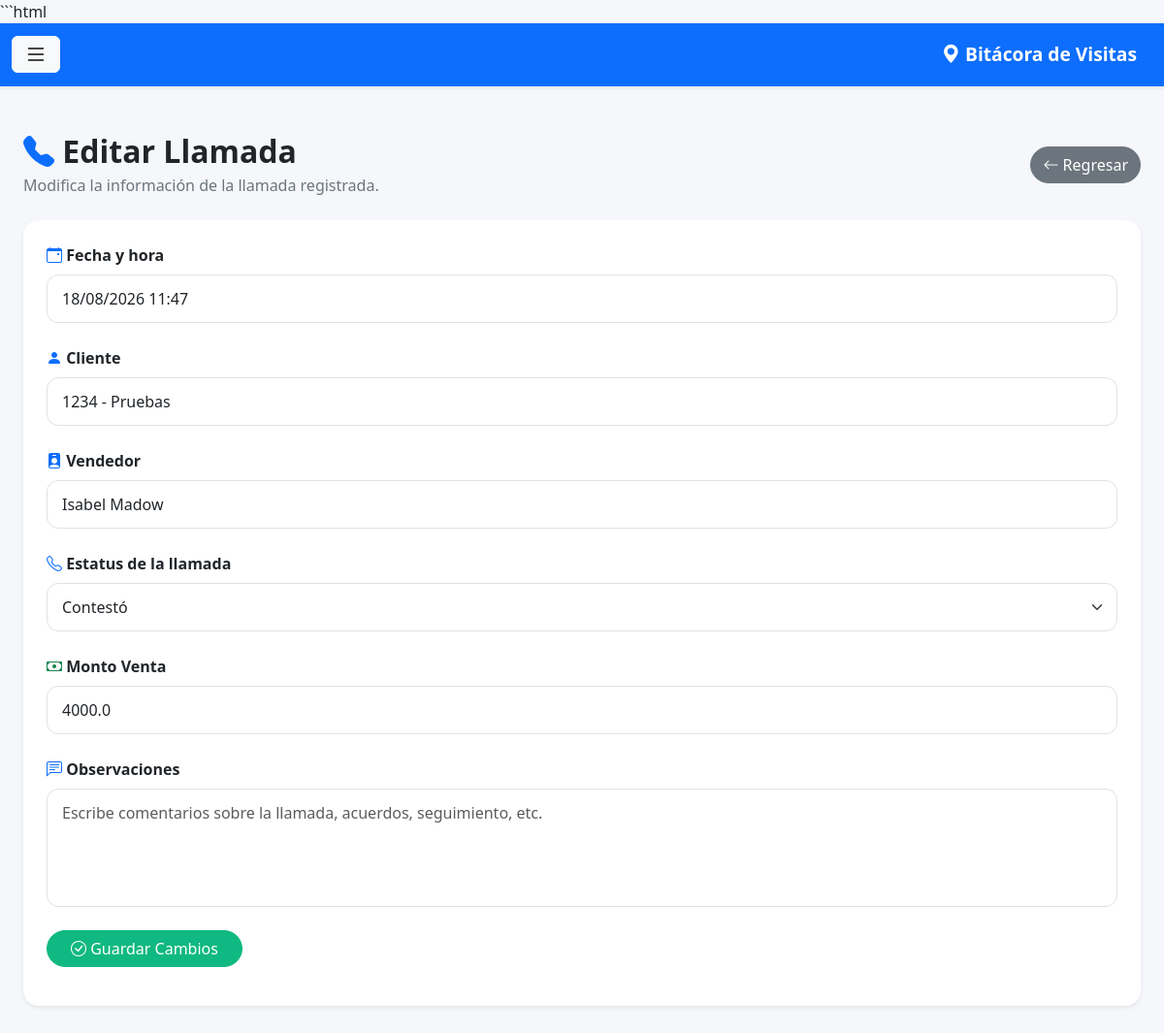
The page /llamada/editar/2 (signed in) on the database its author committed.
### models.py (models this page shows)
class Llamada(db.Model):
    __tablename__ = 'llamadas'
    id = db.Column(
        db.Integer,
        primary_key=True
    )
    fecha = db.Column(
        db.DateTime,
        default=datetime.now
    )
    estatus = db.Column(
        db.String(20),
        nullable=False,
        default='No contestó'
    )
    monto_venta = db.Column(
        db.Float,
        default=0
    )
    observaciones = db.Column(
        db.Text
    )
    cliente_id = db.Column(
        db.Integer,
        db.ForeignKey('clientes.id'),
        nullable=False
    )
    usuario_id = db.Column(
        db.Integer,
        db.ForeignKey('usuarios.id'),
        nullable=False
    )
    cliente = db.relationship(
        'Cliente',
        backref='llamadas'
    )
    usuario = db.relationship(
        'Usuario',
        backref='llamadas'
    )

class Cliente(db.Model):
    __tablename__ = 'clientes'
    id = db.Column(
        db.Integer,
        primary_key=True
    )
    num_cliente = db.Column(
        db.String(20),
        unique=True,
        nullable=False
    )
    nombre = db.Column(
        db.String(150),
        nullable=False
    )
    grupo = db.Column(
        db.String(100)
    )
    canal = db.Column(
        db.String(100)
    )
    vendedor = db.Column(
        db.Integer
    )

class Usuario(UserMixin, db.Model):
    __tablename__ = 'usuarios'
    id = db.Column(db.Integer, primary_key=True)
    nombre = db.Column(db.String(100), nullable=False)
    correo = db.Column(db.String(120), unique=True, nullable=False)
    password = db.Column(db.String(500), nullable=False)
    rol = db.Column(db.String(20), default='vendedor')
    activo = db.Column(db.Boolean, default=True)

### app.py (the view, shortened to what this page needs)
@app.route(
    '/llamada/editar/<int:id>',
    methods=['GET', 'POST']
)
@login_required
def editar_llamada(id):
    llamada = Llamada.query.get_or_404(id)
    if (
        current_user.rol == 'vendedor'
        and llamada.usuario_id != current_user.id
    ):
        return "Acceso denegado"
    return render_template(
        'editar_llamada.html',
        llamada=llamada
    )

### app.py (called while the page is built)
@login_manager.user_loader
def load_user(user_id):
    return Usuario.query.get(int(user_id))

### templates/editar_llamada.html (shortened to what this page needs)
{% extends 'base.html' %}
{% block contenido %}
<div class="container py-4">
    <div class="d-flex justify-content-between align-items-center mb-4">
        <div>
            <h2 class="fw-bold mb-1">
                <i class="bi bi-telephone-fill text-primary"></i>
                Editar Llamada
            </h2>
            <p class="text-muted mb-0">
                Modifica la información de la llamada registrada.
            </p>
        </div>
        <a href="{{ url_for('llamadas') }}"
           class="btn btn-secondary rounded-pill">
            <i class="bi bi-arrow-left"></i>
            Regresar
        </a>
    </div>
    <div class="card shadow-sm border-0 rounded-4">
        <div class="card-body p-4">
            <form method="POST">
                <div class="mb-4">
                    <label class="form-label fw-semibold">
                        <i class="bi bi-calendar-event text-primary"></i>
                        Fecha y hora
                    </label>
                    <input
                        type="text"
                        class="form-control"
                        value="{{ llamada.fecha.strftime('%d/%m/%Y %H:%M') }}"
                        readonly>
                </div>
                <div class="mb-4">
                    <label class="form-label fw-semibold">
                        <i class="bi bi-person-fill text-primary"></i>
                        Cliente
                    </label>
                    <input
                        type="text"
                        class="form-control"
                        value="{{ llamada.cliente.num_cliente }} - {{ llamada.cliente.nombre }}"
                        readonly>
                </div>
                <div class="mb-4">
                    <label class="form-label fw-semibold">
                        <i class="bi bi-person-badge-fill text-primary"></i>
                        Vendedor
                    </label>
                    <input
                        type="text"
                        class="form-control"
                        value="{{ llamada.usuario.nombre }}"
                        readonly>
                </div>
                <div class="mb-4">
                    <label class="form-label fw-semibold">
                        <i class="bi bi-telephone text-primary"></i>
                        Estatus de la llamada
                    </label>
                    <select
                        name="estatus"
                        id="estatus"
                        class="form-select"
                        required>
                        <option
                            value="Contestó"
                            {% if llamada.estatus == 'Contestó' %}
                            selected
                            {% endif %}>
                            Contestó
                        </option>
                    </select>
                </div>
                <div class="mb-4">
                    <label class="form-label fw-semibold">
                        <i class="bi bi-cash text-success"></i>
                        Monto Venta
                    </label>
                    <input
                        type="number"
                        step="0.01"
                        min="0"
                        name="monto_venta"
                        id="monto_venta"
                        class="form-control"
                        value="{{ llamada.monto_venta or 0 }}"
                        placeholder="0.00">
                </div>
                <div class="mb-4">
                    <label class="form-label fw-semibold">
                        <i class="bi bi-chat-left-text text-primary"></i>
                        Observaciones
                    </label>
                    <textarea
                        name="observaciones"
                        class="form-control"
                        rows="4"
                        placeholder="Escribe comentarios sobre la llamada, acuerdos, seguimiento, etc.">{{ llamada.observaciones or '' }}</textarea>
                </div>
                <button
                    type="submit"
                    class="btn btn-success px-4 rounded-pill">
                    <i class="bi bi-check-circle"></i>
                    Guardar Cambios
                </button>
            </form>
        </div>
    </div>
</div>
{% endblock %}

### static/css/style.css (style rules this page uses)
body { background: #f5f7fb; font-family: "Segoe UI", Roboto, Helvetica, Arial, sans-serif; color: #212529; }
.container { max-width: 1400px; }
h1, h2, h3, h4, h5 { font-weight: 700; }
.text-muted { color: #6c757d !important; }
.card { border: none; border-radius: 18px; overflow: hidden; box-shadow: 0 6px 18px rgba(0,0,0,.08); }
.card-body { padding: 25px; }
.form-label { margin-bottom:8px; }
.form-control, .form-select { border-radius:12px; padding:12px 15px; border:1px solid #dee2e6; transition:.25s; }
textarea { resize:none; }
.btn { transition:.25s; }
.btn-success { background:#10b981; border-color:#10b981; }

### rows shown on the page
Llamada: fecha "18/08/2026 11:47", estatus "Contestó", monto_venta "4000.0"
Cliente: cliente.num_cliente "1234 - Pruebas"
Usuario: usuario.nombre "Isabel Madow"
